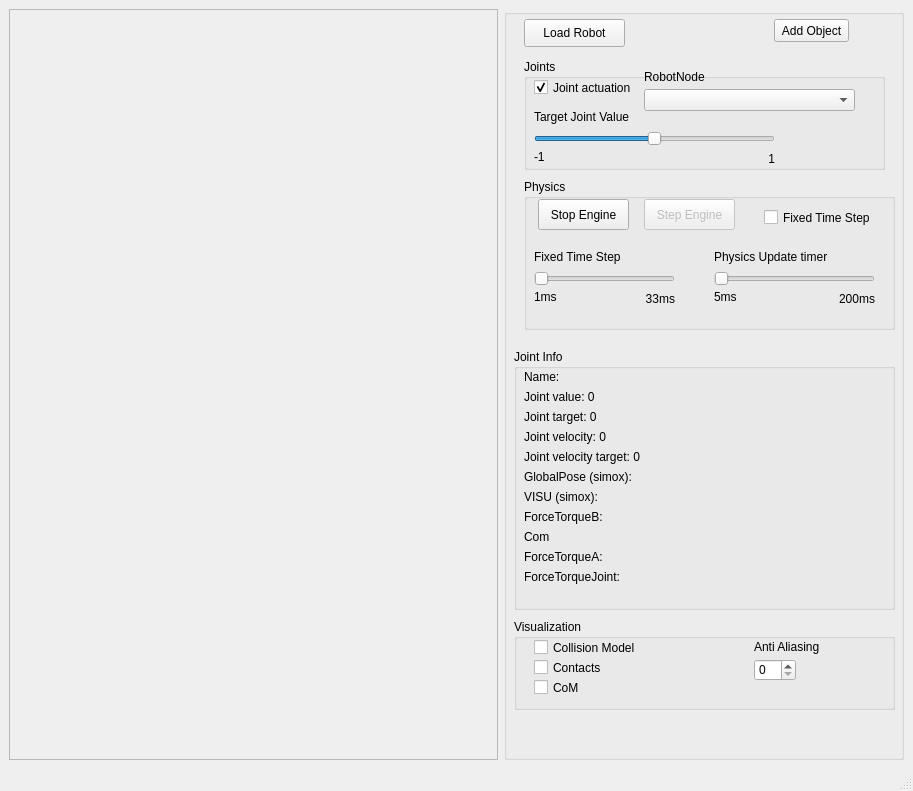
<?xml version="1.0" encoding="UTF-8"?>
<ui version="4.0">
 <class>MainWindowBulletViewer</class>
 <widget class="QMainWindow" name="MainWindowBulletViewer">
  <property name="geometry">
   <rect>
    <x>0</x>
    <y>0</y>
    <width>913</width>
    <height>791</height>
   </rect>
  </property>
  <property name="windowTitle">
   <string>Simox SimDynamics Viewer</string>
  </property>
  <widget class="QWidget" name="centralwidget">
   <layout class="QGridLayout" name="gridLayout">
    <item row="0" column="1">
     <widget class="QGroupBox" name="groupBox">
      <property name="maximumSize">
       <size>
        <width>400</width>
        <height>16777215</height>
       </size>
      </property>
      <property name="title">
       <string/>
      </property>
      <widget class="QPushButton" name="pushButtonLoad">
       <property name="geometry">
        <rect>
         <x>20</x>
         <y>10</y>
         <width>101</width>
         <height>28</height>
        </rect>
       </property>
       <property name="text">
        <string>Load Robot</string>
       </property>
      </widget>
      <widget class="QGroupBox" name="groupBox_2">
       <property name="geometry">
        <rect>
         <x>10</x>
         <y>340</y>
         <width>381</width>
         <height>261</height>
        </rect>
       </property>
       <property name="title">
        <string>Joint Info</string>
       </property>
       <widget class="QLabel" name="label_RNTarget">
        <property name="geometry">
         <rect>
          <x>10</x>
          <y>60</y>
          <width>211</width>
          <height>16</height>
         </rect>
        </property>
        <property name="text">
         <string>Joint target: 0</string>
        </property>
       </widget>
       <widget class="QLabel" name="label_RNVelocity">
        <property name="geometry">
         <rect>
          <x>10</x>
          <y>80</y>
          <width>221</width>
          <height>16</height>
         </rect>
        </property>
        <property name="text">
         <string>Joint velocity: 0</string>
        </property>
       </widget>
       <widget class="QLabel" name="label_RNValue">
        <property name="geometry">
         <rect>
          <x>10</x>
          <y>40</y>
          <width>221</width>
          <height>16</height>
         </rect>
        </property>
        <property name="text">
         <string>Joint value: 0</string>
        </property>
       </widget>
       <widget class="QLabel" name="label_RNName">
        <property name="geometry">
         <rect>
          <x>10</x>
          <y>20</y>
          <width>221</width>
          <height>16</height>
         </rect>
        </property>
        <property name="text">
         <string>Name: &lt;not set&gt;</string>
        </property>
       </widget>
       <widget class="QLabel" name="label_RNPosVisu">
        <property name="geometry">
         <rect>
          <x>10</x>
          <y>140</y>
          <width>261</width>
          <height>16</height>
         </rect>
        </property>
        <property name="text">
         <string>VISU (simox):</string>
        </property>
       </widget>
       <widget class="QLabel" name="label_ForceTorqueA">
        <property name="geometry">
         <rect>
          <x>10</x>
          <y>200</y>
          <width>351</width>
          <height>16</height>
         </rect>
        </property>
        <property name="text">
         <string>ForceTorqueA: </string>
        </property>
       </widget>
       <widget class="QLabel" name="label_RNPosGP">
        <property name="geometry">
         <rect>
          <x>10</x>
          <y>120</y>
          <width>261</width>
          <height>16</height>
         </rect>
        </property>
        <property name="text">
         <string>GlobalPose (simox):</string>
        </property>
       </widget>
       <widget class="QLabel" name="label_RNVelocityTarget">
        <property name="geometry">
         <rect>
          <x>10</x>
          <y>100</y>
          <width>241</width>
          <height>16</height>
         </rect>
        </property>
        <property name="text">
         <string>Joint velocity target: 0</string>
        </property>
       </widget>
       <widget class="QLabel" name="label_ForceTorqueJoint">
        <property name="geometry">
         <rect>
          <x>10</x>
          <y>220</y>
          <width>351</width>
          <height>16</height>
         </rect>
        </property>
        <property name="text">
         <string>ForceTorqueJoint: </string>
        </property>
       </widget>
       <widget class="QLabel" name="label_RNPosCom">
        <property name="geometry">
         <rect>
          <x>10</x>
          <y>180</y>
          <width>261</width>
          <height>16</height>
         </rect>
        </property>
        <property name="text">
         <string>Com</string>
        </property>
       </widget>
       <widget class="QLabel" name="label_ForceTorqueB">
        <property name="geometry">
         <rect>
          <x>10</x>
          <y>160</y>
          <width>361</width>
          <height>16</height>
         </rect>
        </property>
        <property name="text">
         <string>ForceTorqueB: </string>
        </property>
       </widget>
      </widget>
      <widget class="QGroupBox" name="groupBox_3">
       <property name="geometry">
        <rect>
         <x>10</x>
         <y>610</y>
         <width>381</width>
         <height>91</height>
        </rect>
       </property>
       <property name="title">
        <string>Visualization</string>
       </property>
       <widget class="QCheckBox" name="checkBoxCom">
        <property name="geometry">
         <rect>
          <x>20</x>
          <y>60</y>
          <width>141</width>
          <height>17</height>
         </rect>
        </property>
        <property name="text">
         <string>CoM</string>
        </property>
       </widget>
       <widget class="QCheckBox" name="checkBoxContacts">
        <property name="geometry">
         <rect>
          <x>20</x>
          <y>40</y>
          <width>141</width>
          <height>17</height>
         </rect>
        </property>
        <property name="text">
         <string>Contacts</string>
        </property>
       </widget>
       <widget class="QCheckBox" name="checkBoxColModel">
        <property name="geometry">
         <rect>
          <x>20</x>
          <y>20</y>
          <width>141</width>
          <height>17</height>
         </rect>
        </property>
        <property name="text">
         <string>Collision Model</string>
        </property>
       </widget>
       <widget class="QSpinBox" name="spinBoxAntiAliasing">
        <property name="geometry">
         <rect>
          <x>240</x>
          <y>40</y>
          <width>42</width>
          <height>22</height>
         </rect>
        </property>
        <property name="maximum">
         <number>6</number>
        </property>
       </widget>
       <widget class="QLabel" name="label">
        <property name="geometry">
         <rect>
          <x>240</x>
          <y>20</y>
          <width>111</width>
          <height>16</height>
         </rect>
        </property>
        <property name="text">
         <string>Anti Aliasing</string>
        </property>
       </widget>
      </widget>
      <widget class="QGroupBox" name="groupBox_4">
       <property name="geometry">
        <rect>
         <x>20</x>
         <y>170</y>
         <width>371</width>
         <height>151</height>
        </rect>
       </property>
       <property name="title">
        <string>Physics</string>
       </property>
       <widget class="QPushButton" name="pushButtonStartStop">
        <property name="geometry">
         <rect>
          <x>14</x>
          <y>20</y>
          <width>91</width>
          <height>31</height>
         </rect>
        </property>
        <property name="text">
         <string>Stop Engine</string>
        </property>
       </widget>
       <widget class="QPushButton" name="pushButtonStep">
        <property name="enabled">
         <bool>false</bool>
        </property>
        <property name="geometry">
         <rect>
          <x>120</x>
          <y>20</y>
          <width>91</width>
          <height>31</height>
         </rect>
        </property>
        <property name="text">
         <string>Step Engine</string>
        </property>
       </widget>
       <widget class="QSlider" name="horizontalSliderUpdateTimer">
        <property name="geometry">
         <rect>
          <x>190</x>
          <y>90</y>
          <width>161</width>
          <height>20</height>
         </rect>
        </property>
        <property name="minimum">
         <number>5</number>
        </property>
        <property name="maximum">
         <number>200</number>
        </property>
        <property name="singleStep">
         <number>5</number>
        </property>
        <property name="pageStep">
         <number>10</number>
        </property>
        <property name="orientation">
         <enum>Qt::Horizontal</enum>
        </property>
       </widget>
       <widget class="QLabel" name="label_TargetMax_2">
        <property name="geometry">
         <rect>
          <x>270</x>
          <y>110</y>
          <width>81</width>
          <height>20</height>
         </rect>
        </property>
        <property name="layoutDirection">
         <enum>Qt::RightToLeft</enum>
        </property>
        <property name="text">
         <string>200ms</string>
        </property>
        <property name="alignment">
         <set>Qt::AlignRight|Qt::AlignTrailing|Qt::AlignVCenter</set>
        </property>
       </widget>
       <widget class="QLabel" name="label_TargetMin_2">
        <property name="geometry">
         <rect>
          <x>190</x>
          <y>110</y>
          <width>81</width>
          <height>16</height>
         </rect>
        </property>
        <property name="text">
         <string>5ms</string>
        </property>
       </widget>
       <widget class="QLabel" name="label_9">
        <property name="geometry">
         <rect>
          <x>190</x>
          <y>70</y>
          <width>131</width>
          <height>16</height>
         </rect>
        </property>
        <property name="text">
         <string>Physics Update timer</string>
        </property>
       </widget>
       <widget class="QLabel" name="label_TargetMax_3">
        <property name="geometry">
         <rect>
          <x>70</x>
          <y>110</y>
          <width>81</width>
          <height>20</height>
         </rect>
        </property>
        <property name="layoutDirection">
         <enum>Qt::RightToLeft</enum>
        </property>
        <property name="text">
         <string>33ms</string>
        </property>
        <property name="alignment">
         <set>Qt::AlignRight|Qt::AlignTrailing|Qt::AlignVCenter</set>
        </property>
       </widget>
       <widget class="QLabel" name="label_10">
        <property name="geometry">
         <rect>
          <x>10</x>
          <y>70</y>
          <width>131</width>
          <height>16</height>
         </rect>
        </property>
        <property name="text">
         <string>Fixed Time Step</string>
        </property>
       </widget>
       <widget class="QSlider" name="horizontalSliderFixedTimeStep">
        <property name="enabled">
         <bool>false</bool>
        </property>
        <property name="geometry">
         <rect>
          <x>10</x>
          <y>90</y>
          <width>141</width>
          <height>20</height>
         </rect>
        </property>
        <property name="minimum">
         <number>1</number>
        </property>
        <property name="maximum">
         <number>33</number>
        </property>
        <property name="singleStep">
         <number>1</number>
        </property>
        <property name="pageStep">
         <number>10</number>
        </property>
        <property name="orientation">
         <enum>Qt::Horizontal</enum>
        </property>
       </widget>
       <widget class="QLabel" name="label_TargetMin_3">
        <property name="geometry">
         <rect>
          <x>10</x>
          <y>110</y>
          <width>81</width>
          <height>16</height>
         </rect>
        </property>
        <property name="text">
         <string>1ms</string>
        </property>
       </widget>
       <widget class="QCheckBox" name="checkBoxFixedTimeStep">
        <property name="geometry">
         <rect>
          <x>240</x>
          <y>30</y>
          <width>121</width>
          <height>17</height>
         </rect>
        </property>
        <property name="text">
         <string>Fixed Time Step</string>
        </property>
        <property name="checked">
         <bool>false</bool>
        </property>
       </widget>
      </widget>
      <widget class="QGroupBox" name="groupBox_5">
       <property name="geometry">
        <rect>
         <x>20</x>
         <y>50</y>
         <width>361</width>
         <height>111</height>
        </rect>
       </property>
       <property name="title">
        <string>Joints</string>
       </property>
       <widget class="QCheckBox" name="checkBoxActuation">
        <property name="geometry">
         <rect>
          <x>10</x>
          <y>20</y>
          <width>141</width>
          <height>17</height>
         </rect>
        </property>
        <property name="text">
         <string>Joint actuation</string>
        </property>
        <property name="checked">
         <bool>true</bool>
        </property>
       </widget>
       <widget class="QComboBox" name="comboBoxRobotNode">
        <property name="geometry">
         <rect>
          <x>120</x>
          <y>30</y>
          <width>211</width>
          <height>22</height>
         </rect>
        </property>
       </widget>
       <widget class="QLabel" name="label_7">
        <property name="geometry">
         <rect>
          <x>120</x>
          <y>10</y>
          <width>131</width>
          <height>16</height>
         </rect>
        </property>
        <property name="text">
         <string>RobotNode</string>
        </property>
       </widget>
       <widget class="QLabel" name="label_TargetMin">
        <property name="geometry">
         <rect>
          <x>10</x>
          <y>90</y>
          <width>81</width>
          <height>16</height>
         </rect>
        </property>
        <property name="text">
         <string>-1</string>
        </property>
       </widget>
       <widget class="QLabel" name="label_TargetMax">
        <property name="geometry">
         <rect>
          <x>180</x>
          <y>90</y>
          <width>71</width>
          <height>20</height>
         </rect>
        </property>
        <property name="layoutDirection">
         <enum>Qt::RightToLeft</enum>
        </property>
        <property name="text">
         <string>1</string>
        </property>
        <property name="alignment">
         <set>Qt::AlignRight|Qt::AlignTrailing|Qt::AlignVCenter</set>
        </property>
       </widget>
       <widget class="QSlider" name="horizontalSliderTarget">
        <property name="geometry">
         <rect>
          <x>10</x>
          <y>70</y>
          <width>241</width>
          <height>19</height>
         </rect>
        </property>
        <property name="minimum">
         <number>-100</number>
        </property>
        <property name="maximum">
         <number>100</number>
        </property>
        <property name="orientation">
         <enum>Qt::Horizontal</enum>
        </property>
       </widget>
       <widget class="QLabel" name="label_8">
        <property name="geometry">
         <rect>
          <x>10</x>
          <y>50</y>
          <width>131</width>
          <height>16</height>
         </rect>
        </property>
        <property name="text">
         <string>Target Joint Value</string>
        </property>
       </widget>
      </widget>
      <widget class="QPushButton" name="pushButtonAddObject">
       <property name="geometry">
        <rect>
         <x>270</x>
         <y>10</y>
         <width>75</width>
         <height>23</height>
        </rect>
       </property>
       <property name="text">
        <string>Add Object</string>
       </property>
      </widget>
     </widget>
    </item>
    <item row="0" column="0">
     <widget class="QFrame" name="frameViewer">
      <property name="frameShape">
       <enum>QFrame::StyledPanel</enum>
      </property>
      <property name="frameShadow">
       <enum>QFrame::Raised</enum>
      </property>
     </widget>
    </item>
   </layout>
  </widget>
  <widget class="QMenuBar" name="menubar">
   <property name="geometry">
    <rect>
     <x>0</x>
     <y>0</y>
     <width>913</width>
     <height>21</height>
    </rect>
   </property>
  </widget>
  <widget class="QStatusBar" name="statusbar"/>
 </widget>
 <resources/>
 <connections/>
</ui>
